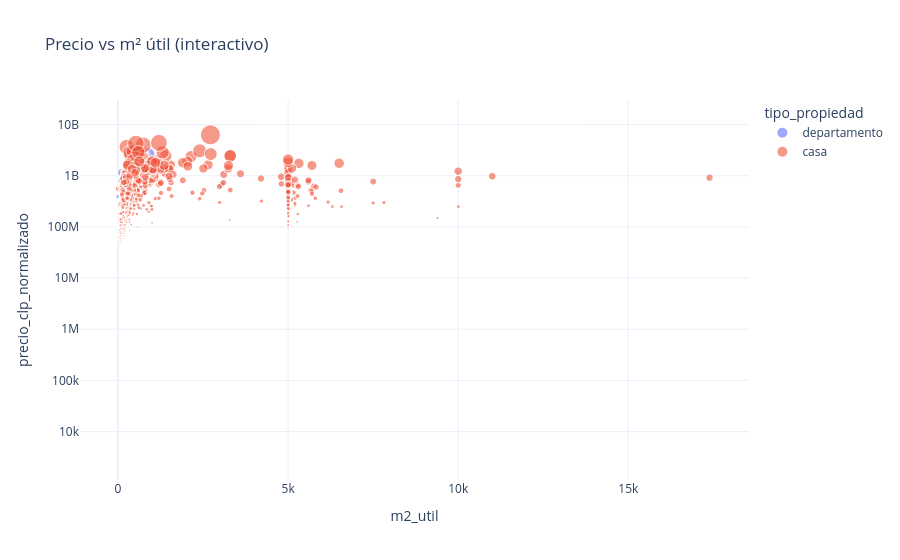

Notebook code cell kept with this figure:
### Code cell
fig = px.scatter(
    relevante,
    x='m2_util', y='precio_clp_normalizado',
    color='tipo_propiedad',
    size='precio_clp_normalizado',
    hover_data=['comuna', 'fuente', 'dormitorios', 'banos'],
    log_y=True, opacity=0.6, title='Precio vs m² útil (interactivo)'
)
fig.update_layout(template='plotly_white', legend_title='tipo_propiedad')
fig.show()

### Figure 1 — Plotly figure (JSON) as saved in the notebook; plotly's stock layout.template omitted (floating-point values rounded to 4 significant figures; data arrays with more than 128 entries replaced by an {"elided": "..."} marker saying what was removed)
{"data": [{"customdata": {"elided": "1309x4 mixed values"}, "hovertemplate": "tipo_propiedad=departamento<br>m2_util=%{x}<br>precio_clp_normalizado=%{marker.size}<br>comuna=%{customdata[0]}<br>fuente=%{customdata[1]}<br>dormitorios=%{customdata[2]}<br>banos=%{customdata[3]}<extra></extra>", "legendgroup": "departamento", "marker": {"color": "#636efa", "opacity": 0.6, "size": {"elided": "1309 float values"}, "sizemode": "area", "sizeref": 15780000.0, "symbol": "circle"}, "mode": "markers", "name": "departamento", "showlegend": true, "type": "scattergl", "x": {"elided": "1309 float values"}, "xaxis": "x", "y": {"elided": "1309 float values"}, "yaxis": "y"}, {"customdata": {"elided": "1653x4 mixed values"}, "hovertemplate": "tipo_propiedad=casa<br>m2_util=%{x}<br>precio_clp_normalizado=%{marker.size}<br>comuna=%{customdata[0]}<br>fuente=%{customdata[1]}<br>dormitorios=%{customdata[2]}<br>banos=%{customdata[3]}<extra></extra>", "legendgroup": "casa", "marker": {"color": "#EF553B", "opacity": 0.6, "size": {"elided": "1653 float values"}, "sizemode": "area", "sizeref": 15780000.0, "symbol": "circle"}, "mode": "markers", "name": "casa", "showlegend": true, "type": "scattergl", "x": {"elided": "1653 float values"}, "xaxis": "x", "y": {"elided": "1653 float values"}, "yaxis": "y"}], "layout": {"legend": {"itemsizing": "constant", "title": {"text": "tipo_propiedad"}, "tracegroupgap": 0}, "title": {"text": "Precio vs m² útil (interactivo)"}, "xaxis": {"anchor": "y", "domain": [0, 1], "title": {"text": "m2_util"}}, "yaxis": {"anchor": "x", "domain": [0, 1], "title": {"text": "precio_clp_normalizado"}, "type": "log"}}}
